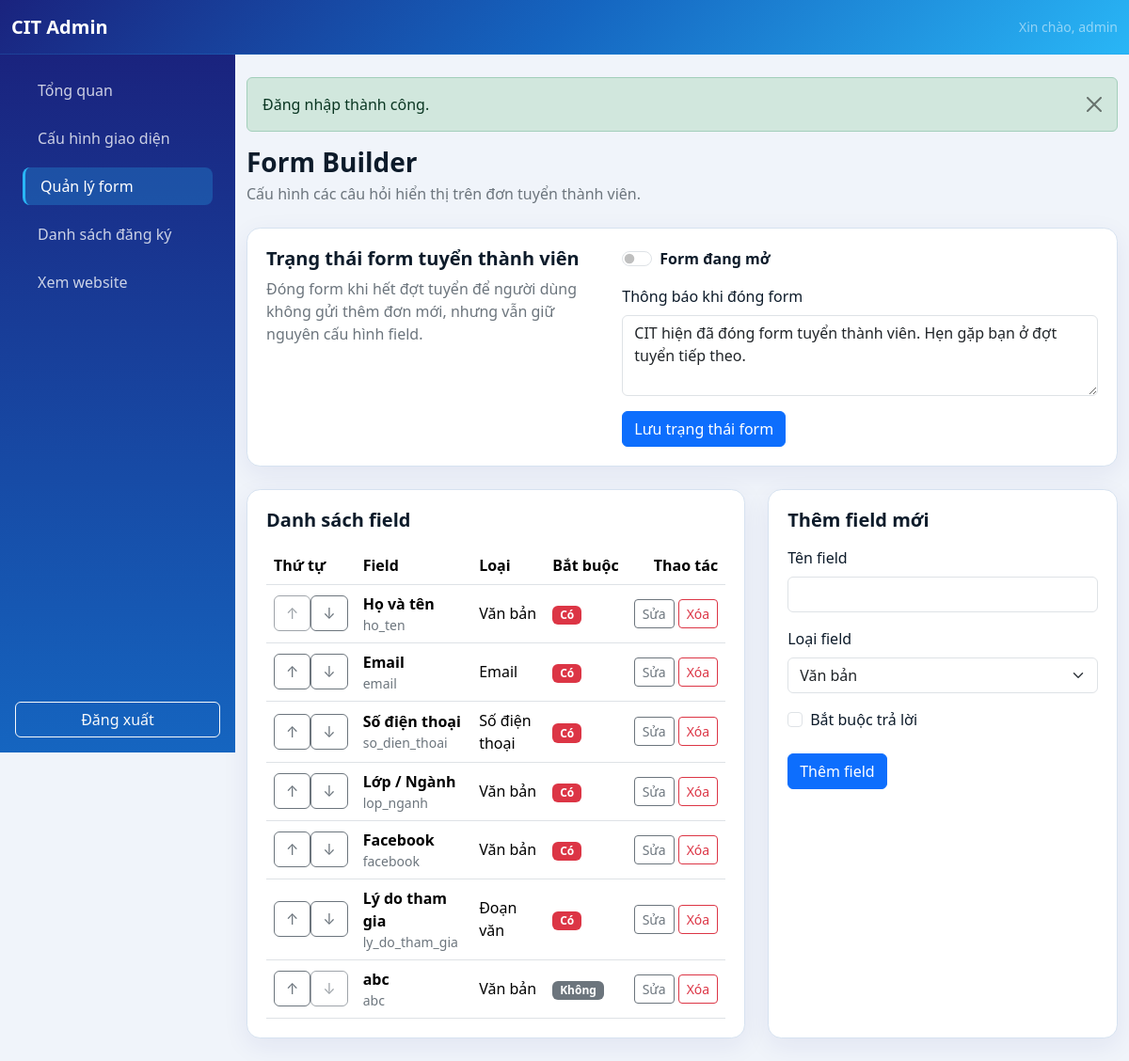
Page /admin/form-builder.php (signed in) on the committed database.
### tables this page shows
CREATE TABLE `page_contents` (
  `id` int unsigned NOT NULL AUTO_INCREMENT,
  `content_key` varchar(100) NOT NULL,
  `content_value` text NOT NULL,
  `updated_at` timestamp NULL DEFAULT CURRENT_TIMESTAMP ON UPDATE CURRENT_TIMESTAMP,
  PRIMARY KEY (`id`),
  UNIQUE KEY `content_key` (`content_key`)
);

CREATE TABLE `form_fields` (
  `id` int unsigned NOT NULL AUTO_INCREMENT,
  `field_label` varchar(150) NOT NULL,
  `field_name` varchar(64) NOT NULL,
  `field_type` enum('text','email','phone','textarea','dropdown','radio','checkbox') NOT NULL,
  `options` text,
  `is_required` tinyint(1) NOT NULL DEFAULT '0',
  `sort_order` int unsigned NOT NULL DEFAULT '0',
  PRIMARY KEY (`id`),
  UNIQUE KEY `field_name` (`field_name`),
  KEY `idx_form_fields_sort_order` (`sort_order`,`id`)
);

### includes/editable.php (called while the page is built, shortened)
<?php
function editable_contents(): array
{
    $cacheFile = __DIR__ . '/../cache/page-contents.php';
    require_once __DIR__ . '/db.php';
    $stmt = db()->query('SELECT content_key, content_value FROM page_contents');
    $contents = [];
    foreach ($stmt as $row) {
        $contents[(string) $row['content_key']] = (string) $row['content_value'];
    }
    return $contents;
}

### includes/db.php (called while the page is built, shortened)
<?php
function db(): PDO
{
    static $pdo = null;
    if ($pdo instanceof PDO) {
        return $pdo;
    }
    $dbHost = getenv('DB_HOST') ?: '127.0.0.1';
    $dbPort = getenv('DB_PORT') ?: '3306';
    $dbName = getenv('DB_NAME') ?: 'club_management';
    $dbUser = getenv('DB_USER') ?: 'root';
    $dbPass = getenv('DB_PASS') ?: 'Cit@2026';
    $options = [
        PDO::ATTR_ERRMODE => PDO::ERRMODE_EXCEPTION,
        PDO::ATTR_DEFAULT_FETCH_MODE => PDO::FETCH_ASSOC,
        PDO::ATTR_EMULATE_PREPARES => false,
        PDO::ATTR_TIMEOUT => 5,
    ];
    if (defined('Pdo\Mysql::ATTR_INIT_COMMAND')) {
        $options[Pdo\Mysql::ATTR_INIT_COMMAND] = "SET SESSION sql_mode='STRICT_TRANS_TABLES,ERROR_FOR_DIVISION_BY_ZERO,NO_ENGINE_SUBSTITUTION'";
    } elseif (defined('PDO::MYSQL_ATTR_INIT_COMMAND')) {
        $options[PDO::MYSQL_ATTR_INIT_COMMAND] = "SET SESSION sql_mode='STRICT_TRANS_TABLES,ERROR_FOR_DIVISION_BY_ZERO,NO_ENGINE_SUBSTITUTION'";
    }
    try {
        $pdo = new PDO(
            "mysql:host={$dbHost};port={$dbPort};dbname={$dbName};charset=utf8mb4;connect_timeout=5",
            $dbUser,
            $dbPass,
            $options
        );
    } catch (PDOException $exception) {
        error_log('Database connection failed: ' . $exception->getMessage());
        http_response_code(500);
        exit('Không thể kết nối cơ sở dữ liệu. Vui lòng kiểm tra cấu hình.');
    }
    return $pdo;
}
class LazyPDO
{
    private ?PDO $instance = null;
    private function getPDO(): PDO
    {
        if ($this->instance === null) {
            $this->instance = db();
        }
        return $this->instance;
    }
    public function query(string $query, ?int $fetchMode = null, mixed ...$fetchModeArgs): PDOStatement|false
    {
        return $this->getPDO()->query($query, $fetchMode, ...$fetchModeArgs);
    }
}
$pdo = new LazyPDO();

### config.php (called while the page is built, shortened)
<?php
function e(?string $value): string
{
    return htmlspecialchars($value ?? '', ENT_QUOTES | ENT_SUBSTITUTE, 'UTF-8');
}

### includes/helpers.php (called while the page is built, shortened)
<?php
function render_component(string $component, array $props = []): void
{
    $component = preg_replace('/[^a-zA-Z0-9_\/\\-]+/', '', $component);
    $componentPath = __DIR__ . '/components/' . str_replace(['\\', '/'], DIRECTORY_SEPARATOR, $component) . '.php';
    extract($props, EXTR_SKIP);
    require $componentPath;
}

### includes/components/admin/form-builder-row.php (the view, shortened to what this page needs)
<?php
$fieldTypeLabels = [
    'text' => 'Văn bản',
    'email' => 'Email',
    'phone' => 'Số điện thoại',
    'textarea' => 'Đoạn văn',
    'dropdown' => 'Danh sách thả xuống',
    'radio' => 'Chọn một',
    'checkbox' => 'Chọn nhiều',
];
?>
<tr>
    <td>
        <div class="btn-group btn-group-sm" aria-label="Sắp xếp <?= e((string) $field['field_label']) ?>">
            <form method="post" action="form-builder.php">
                <button class="btn btn-outline-secondary" type="submit" <?= $index === 0 ? 'disabled' : '' ?> aria-label="Đưa lên">↑</button>
            </form>
            <form method="post" action="form-builder.php">
                <button class="btn btn-outline-secondary" type="submit" <?= $index === $totalFields - 1 ? 'disabled' : '' ?> aria-label="Đưa xuống">↓</button>
            </form>
        </div>
    </td>
    <td>
        <strong><?= e((string) $field['field_label']) ?></strong>
        <small class="d-block text-secondary"><?= e((string) $field['field_name']) ?></small>
    </td>
    <td><?= e($fieldTypeLabels[(string) $field['field_type']] ?? (string) $field['field_type']) ?></td>
    <td>
        <?= (int) $field['is_required']
            ? '<span class="badge text-bg-danger">Có</span>'
            : '<span class="badge text-bg-secondary">Không</span>' ?>
    </td>
    <td class="text-end">
        <?php render_component('admin/table-actions', [
            'actions' => [
                'edit' => [
                    'url' => 'form-builder.php?edit=' . (int) $field['id'],
                    'label' => 'Sửa'
                ],
                'delete' => [
                    'action' => 'form-builder.php',
                    'field_name' => 'field_id',
                    'field_value' => (int) $field['id'],
                    'confirm' => 'Xóa field này? Các câu trả lời liên quan cũng sẽ bị xóa.'
                ]
            ]
        ]); ?>
    </td>
</tr>

### admin/form-builder.php (shortened to what this page needs)
<?php
require_once __DIR__ . '/../includes/editable.php';
$formData = ['id' => 0, 'field_label' => '', 'field_type' => 'text', 'options' => '', 'is_required' => 0];
$fields = $pdo->query(
    'SELECT id, field_label, field_name, field_type, options, is_required, sort_order
     FROM form_fields ORDER BY sort_order, id'
)->fetchAll();
$contents = editable_contents();
$isRecruitmentClosed = ($contents['recruitment_form_closed'] ?? '0') === '1';
$closedMessage = $contents['recruitment_closed_message'] ?? 'CIT hiện đã đóng form tuyển thành viên. Hẹn gặp bạn ở đợt tuyển tiếp theo.';
require __DIR__ . '/header.php';
?>
<div class="mb-4"><h1 class="h3 fw-bold mb-1">Form Builder</h1><p class="text-secondary mb-0">Cấu hình các câu hỏi hiển thị trên đơn tuyển thành viên.</p></div>
<section class="content-card mb-4">
    <div class="row g-4 align-items-start">
        <div class="col-lg-5">
            <h2 class="h5 fw-bold mb-2">Trạng thái form tuyển thành viên</h2>
            <p class="text-secondary mb-0">Đóng form khi hết đợt tuyển để người dùng không gửi thêm đơn mới, nhưng vẫn giữ nguyên cấu hình field.</p>
        </div>
        <div class="col-lg-7">
            <form method="post" action="form-builder.php">
                <div class="form-check form-switch mb-3">
                    <input class="form-check-input" type="checkbox" role="switch" id="recruitment_form_closed" name="recruitment_form_closed" value="1" <?= $isRecruitmentClosed ? 'checked' : '' ?>>
                    <label class="form-check-label fw-semibold" for="recruitment_form_closed">
                        <?= $isRecruitmentClosed ? 'Form đang đóng' : 'Form đang mở' ?>
                    </label>
                </div>
                <div class="mb-3">
                    <label class="form-label" for="recruitment_closed_message">Thông báo khi đóng form</label>
                    <textarea class="form-control" id="recruitment_closed_message" name="recruitment_closed_message" rows="3" maxlength="600"><?= e($closedMessage) ?></textarea>
                </div>
                <button class="btn btn-primary" type="submit">Lưu trạng thái form</button>
            </form>
        </div>
    </div>
</section>
<div class="row g-4">
    <div class="col-xl-5 order-xl-2">
        <section class="content-card">
            <h2 class="h5 fw-bold mb-3"><?= $formData['id'] ? 'Sửa field' : 'Thêm field mới' ?></h2>
            <form method="post" action="form-builder.php<?= $formData['id'] ? '?edit=' . (int) $formData['id'] : '' ?>">
                <div class="mb-3">
                    <label class="form-label" for="field_label">Tên field</label>
                    <input class="form-control" id="field_label" name="field_label" value="<?= e($formData['field_label']) ?>" maxlength="150" required>
                </div>
                <div class="mb-3">
                    <label class="form-label" for="field_type">Loại field</label>
                    <select class="form-select" id="field_type" name="field_type" required>
                        <?php foreach (['text'=>'Văn bản','email'=>'Email','phone'=>'Số điện thoại','textarea'=>'Đoạn văn','dropdown'=>'Danh sách thả xuống','radio'=>'Chọn một','checkbox'=>'Chọn nhiều'] as $value => $label): ?>
                            <option value="<?= e($value) ?>" <?= $formData['field_type'] === $value ? 'selected' : '' ?>><?= e($label) ?></option>
                        <?php endforeach; ?>
                    </select>
                </div>
                <div class="form-check mb-4">
                    <input class="form-check-input" type="checkbox" id="is_required" name="is_required" value="1" <?= $formData['is_required'] ? 'checked' : '' ?>>
                    <label class="form-check-label" for="is_required">Bắt buộc trả lời</label>
                </div>
                <div class="d-flex gap-2">
                    <button class="btn btn-primary" type="submit"><?= $formData['id'] ? 'Lưu thay đổi' : 'Thêm field' ?></button>
                </div>
            </form>
        </section>
    </div>
    <div class="col-xl-7 order-xl-1">
        <section class="content-card">
            <h2 class="h5 fw-bold mb-3">Danh sách field</h2>
            <?php if (!$fields): ?><div class="alert alert-info mb-0">Chưa có field nào.</div><?php else: ?>
                <div class="table-responsive">
                    <table class="table align-middle mb-0">
                        <thead><tr><th>Thứ tự</th><th>Field</th><th>Loại</th><th>Bắt buộc</th><th class="text-end">Thao tác</th></tr></thead>
                        <tbody>
                        <?php foreach ($fields as $index => $field): ?>
                            <?php render_component('admin/form-builder-row', [
                                'field' => $field,
                                'index' => $index,
                                'totalFields' => count($fields),
                            ]); ?>
                        <?php endforeach; ?>
                        </tbody>
                    </table>
                </div>
            <?php endif; ?>
        </section>
    </div>
</div>
<?php require __DIR__ . '/footer.php'; ?>

### includes/components/admin/table-actions.php (shortened to what this page needs)
<div class="d-inline-flex gap-1">
    <?php foreach ($actions as $type => $config): ?>
        <?php if ($type === 'delete'): ?>
            <form method="post" action="<?= e((string) $config['action']) ?>" onsubmit="return confirm('<?= e((string) ($config['confirm'] ?? 'Bạn chắc chắn muốn thực hiện thao tác này?')) ?>');">
                <button class="btn btn-sm btn-outline-danger" type="submit"><?= e((string) ($config['label'] ?? 'Xóa')) ?></button>
            </form>
        <?php else: ?>
            <a class="btn btn-sm <?= $type === 'detail' ? 'btn-outline-primary' : 'btn-outline-secondary' ?>" href="<?= e((string) $config['url']) ?>">
                <?= e((string) ($config['label'] ?? ($type === 'detail' ? 'Chi tiết' : 'Sửa'))) ?>
            </a>
        <?php endif; ?>
    <?php endforeach; ?>
</div>

### rows in the picture
page_contents: recruitment_closed_message "CIT hiện đã đóng form tuyển thành viên. Hẹn gặp bạn ở đợt tuyển tiếp theo."
form_fields: field_type "Văn bản", field_label "abc", field_name "abc", shows "Không", label "Sửa", label "Xóa"
form_fields: field_label "Họ và tên", field_name "ho_ten", field_type "Văn bản", is_required "Có", label "Sửa", label "Xóa"
form_fields: field_label "Email", field_name "email", field_type "Email", is_required "Có", label "Sửa", label "Xóa"
form_fields: field_label "Số điện thoại", field_name "so_dien_thoai", field_type "Số điện thoại", is_required "Có", label "Sửa", label "Xóa"
form_fields: field_label "Lớp / Ngành", field_name "lop_nganh", field_type "Văn bản", is_required "Có", label "Sửa", label "Xóa"
form_fields: field_label "Facebook", field_name "facebook", field_type "Văn bản", is_required "Có", label "Sửa", label "Xóa"
form_fields: field_label "Lý do tham gia", field_name "ly_do_tham_gia", field_type "Đoạn văn", is_required "Có", label "Sửa", label "Xóa"

### other values in the picture
$_SESSION['admin_username'] "admin"
$flash['message'] "Đăng nhập thành công."
